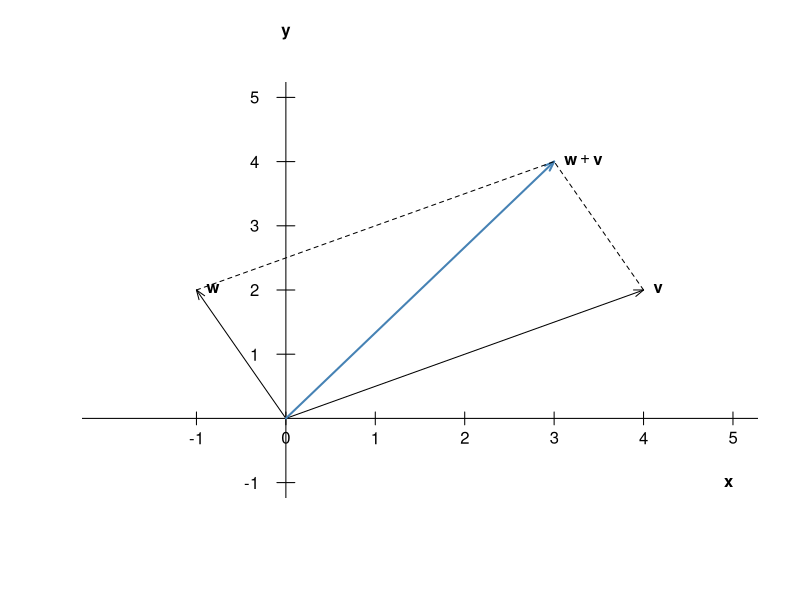

This chart was generated by the following R code:
## ---- chunk 1
# c()函数可以创建或合并向量
v <- c(1, 1)
w <- c(2, 3)
print(v + w)
## ---- chunk 2
c <- 2 # 这里给c赋值，不用担心，c函数跟c变量R语言可以区分出来，但是一般不要这么做。
d <- 1
print(c * v + d * w)
## ---- chunk 3
# 定义点的坐标
x <- c(-1, 4, 3)
y <- c(2, 2, 4)

# 绘制图形，不带坐标轴
plot(
    x = x, y = y,
    xlab = "", ylab = "",
    xlim = c(-2, 5), ylim = c(-1, 5),
    axes = FALSE, type = "n"
)

# 去除边框
box(bty = "n")

# 添加x=0和y=0的坐标轴
abline(h = 0, v = 0, col = "black", lwd = 1)

# 手动为x=0和y=0的坐标轴上添加刻度，并标记数值
for (i in seq(-1, 5, 1)) {
    if (i != 0) {
        # y轴上的刻度和数值
        segments(x0 = -0.1, x1 = 0.1, y0 = i, y1 = i)
        text(
            x = -0.3, y = i, labels = i,
            srt = 0, adj = 1, xpd = TRUE
        )
    }
}

for (i in seq(-1, 5, 1)) {
    # x轴上的刻度和数值
    segments(x0 = i, x1 = i, y0 = -0.1, y1 = 0.1)
    text(x = i, y = -0.3, labels = i, xpd = TRUE)
}

# y轴标签水平放置
text(5, -1, "x",
    srt = 0, adj = 1, font = 2, xpd = TRUE
)
text(0, 6, "y",
    font = 2, xpd = TRUE
)

# 从原点到前两个点引出箭头
arrows(
    x0 = 0, y0 = 0, x1 = x[1:2], y1 = y[1:2],
    angle = 20, length = 0.1
)

# 从原点到(3, 4)的点引出粗线并使用steelblue颜色
arrows(
    x0 = 0, y0 = 0, x1 = x[3], y1 = y[3],
    angle = 20, length = 0.1, col = "steelblue", lwd = 2
)

# 引入w到w+v，以及v到w+v的虚线
segments(x[1], y[1], x[3], y[3], lty = 2)
segments(x[2], y[2], x[3], y[3], lty = 2)

# 在点的位置标记线段名称，并加粗
labels <- c(
    expression(bold(w)),
    expression(bold(v)),
    expression(bold(w + v))
)
text(x, y, labels,
    pos = 4, offset = 0.5, font = 2
)

